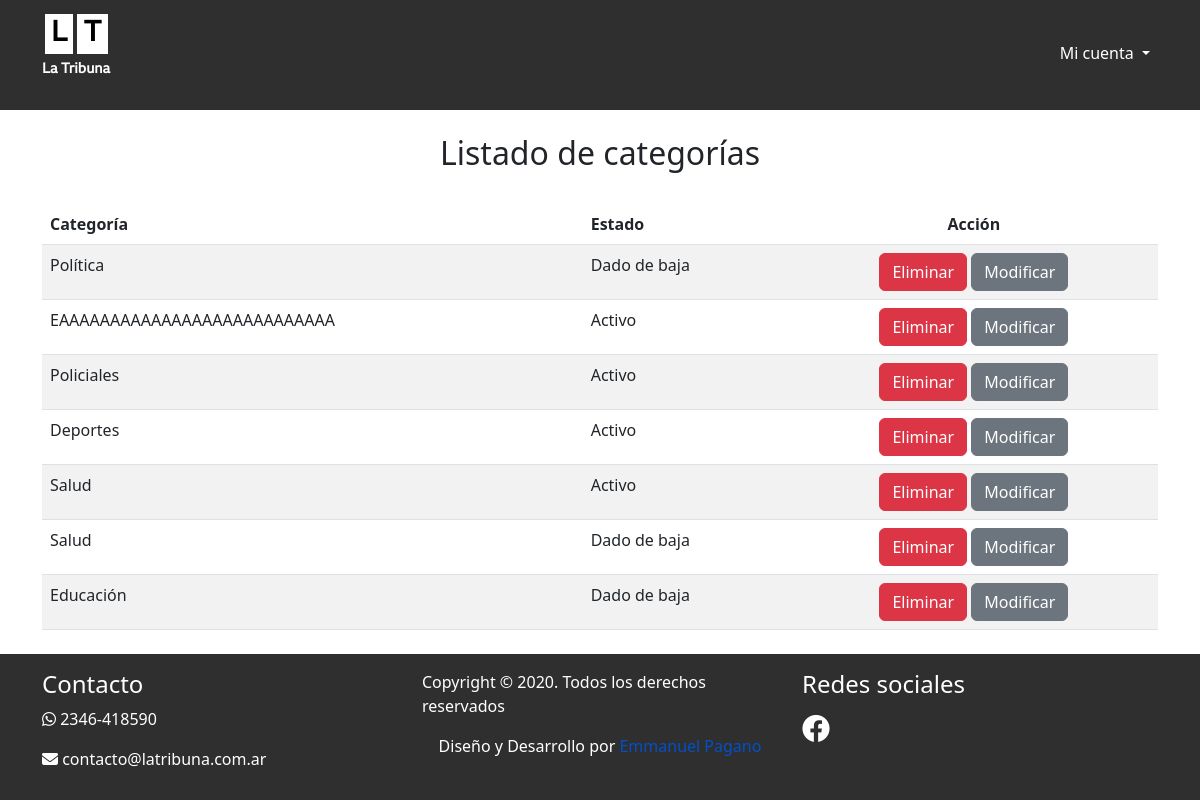
The page /adm/categorias/listado-categoria.php (signed in) on the database its author committed.
### tables this page shows
CREATE TABLE `categorias` (
  `id_categoria` int(11) NOT NULL,
  `categoria` varchar(250) NOT NULL,
  `baja_categoria` tinyint(4) NOT NULL
);

### adm/categorias/listado-categoria.php (the view, shortened to what this page needs)
<?php
include('../../include/conexion.php');
$cmd = $conexion->prepare('SELECT * FROM categorias');
$cmd->execute();
$categorias = $cmd->fetchAll();
?>
<!DOCTYPE html>
<html lang="es">
<head>
    <link rel="stylesheet" href="https://cdnjs.cloudflare.com/ajax/libs/font-awesome/6.2.0/css/all.min.css" />
    <link href="https://cdn.jsdelivr.net/npm/bootstrap@5.2.1/dist/css/bootstrap.min.css" rel="stylesheet">
    <link rel="stylesheet" href="../../css/styles.css">
</head>
<body>
<?php
require_once("../../include/header.php")
?>
<section>
    <div class="container">
        <h2 class="text-center py-4">Listado de categorías</h2>
        <table class="table table-striped">
            <thead>
                <tr>
                <th scope="col">Categoría</th>
                <th scope="col">Estado</th>
                <th class="text-center" scope="col">Acción</th>
                </tr>
            </thead>
            <tbody>
                <?php
                foreach ($categorias as $fila){
                    $estado = ($fila["baja_categoria"]) ? 'Dado de baja' : 'Activo';
                    echo '
                    <tr>
                    <td>'.$fila["categoria"].'</td>
                    <td>'.$estado.'</td>
                    <td class="text-center">
                    <a href="baja-categoria.php?id='.$fila["id_categoria"].'" class="btn btn-danger">Eliminar</a>
                    <a href="modificar-categoria.php?id='.$fila["id_categoria"].'" class="btn btn-secondary">Modificar</a>
                    </td>
                    </tr>
                    ';
                }
                ?>
            </tbody>
        </table>
    </div>
</section>
<?php
require_once("../../include/footer.php")
?>
</body>
</html>

### css/styles.css (style rules this page uses)
* { margin:0;padding:0;-webkit-box-sizing:border-box;box-sizing:border-box }

### rows shown on the page
categorias: categoria "Política", baja_categoria "Dado de baja"
categorias: categoria "EAAAAAAAAAAAAAAAAAAAAAAAAAAA", baja_categoria "Activo"
categorias: categoria "Policiales", baja_categoria "Activo"
categorias: categoria "Deportes", baja_categoria "Activo"
categorias: categoria "Salud", baja_categoria "Activo"
categorias: categoria "Salud", baja_categoria "Dado de baja"
categorias: categoria "Educación", baja_categoria "Dado de baja"
